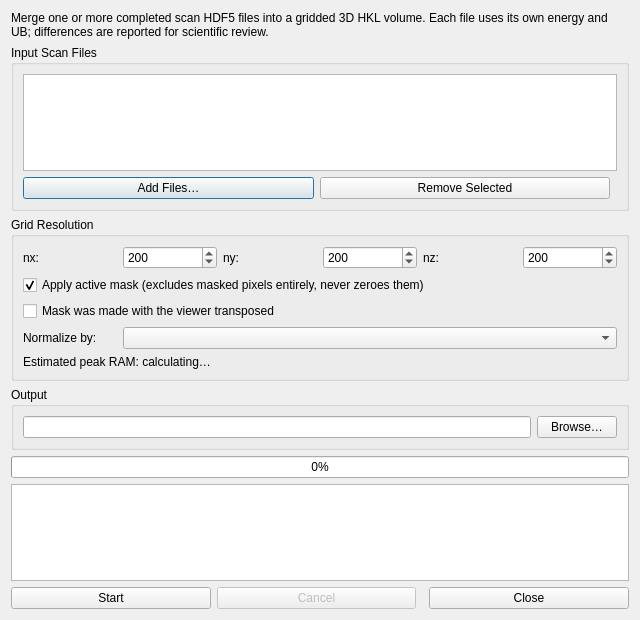
<?xml version="1.0" encoding="UTF-8"?>
<!--
Copyright © 2026, UChicago Argonne, LLC
All Rights Reserved
Software Name: DashPVA
By: Argonne National Laboratory

BSD OPEN SOURCE LICENSE

Redistribution and use in source and binary forms, with or without modification, are permitted provided that the following conditions are met:

1. Redistributions of source code must retain the above copyright notice, this list of conditions and the following disclaimer.
2. Redistributions in binary form must reproduce the above copyright notice, this list of conditions and the following disclaimer in the documentation and/or other materials provided with the distribution.
3. Neither the name of the copyright holder nor the names of its contributors may be used to endorse or promote products derived from this software without specific prior written permission.

******************************************************************************************************
DISCLAIMER

THIS SOFTWARE IS PROVIDED BY THE COPYRIGHT HOLDERS AND CONTRIBUTORS "AS IS" AND ANY EXPRESS OR IMPLIED WARRANTIES, INCLUDING, BUT NOT LIMITED TO, THE IMPLIED WARRANTIES OF MERCHANTABILITY AND FITNESS FOR A PARTICULAR PURPOSE ARE DISCLAIMED. IN NO EVENT SHALL THE COPYRIGHT HOLDER OR CONTRIBUTORS BE LIABLE FOR ANY DIRECT, INDIRECT, INCIDENTAL, SPECIAL, EXEMPLARY, OR CONSEQUENTIAL DAMAGES (INCLUDING, BUT NOT LIMITED TO, PROCUREMENT OF SUBSTITUTE GOODS OR SERVICES; LOSS OF USE, DATA, OR PROFITS; OR BUSINESS INTERRUPTION) HOWEVER CAUSED AND ON ANY THEORY OF LIABILITY, WHETHER IN CONTRACT, STRICT LIABILITY, OR TORT (INCLUDING NEGLIGENCE OR OTHERWISE) ARISING IN ANY WAY OUT OF THE USE OF THIS SOFTWARE, EVEN IF ADVISED OF THE POSSIBILITY OF SUCH DAMAGE.
******************************************************************************************************
-->

<ui version="4.0">
 <class>RSMGridBuilderDialog</class>
 <widget class="QDialog" name="RSMGridBuilderDialog">
  <property name="geometry">
   <rect>
    <x>0</x>
    <y>0</y>
    <width>640</width>
    <height>620</height>
   </rect>
  </property>
  <property name="windowTitle">
   <string>RSM Volume Builder</string>
  </property>
  <layout class="QVBoxLayout" name="verticalLayout">
   <item>
    <widget class="QLabel" name="lbl_desc">
     <property name="text">
      <string>Merge one or more completed scan HDF5 files into a gridded 3D HKL volume. Each file uses its own energy and UB; differences are reported for scientific review.</string>
     </property>
     <property name="wordWrap">
      <bool>true</bool>
     </property>
    </widget>
   </item>

   <item>
    <widget class="QGroupBox" name="grp_files">
     <property name="title">
      <string>Input Scan Files</string>
     </property>
     <layout class="QVBoxLayout" name="verticalLayout_files">
      <item>
       <widget class="QListWidget" name="lst_files">
        <property name="selectionMode">
         <enum>QAbstractItemView::ExtendedSelection</enum>
        </property>
       </widget>
      </item>
      <item>
       <layout class="QHBoxLayout" name="horizontalLayout_file_buttons">
        <item>
         <widget class="QPushButton" name="btn_add_files">
          <property name="text">
           <string>Add Files…</string>
          </property>
         </widget>
        </item>
        <item>
         <widget class="QPushButton" name="btn_remove_file">
          <property name="text">
           <string>Remove Selected</string>
          </property>
         </widget>
        </item>
        <item>
         <spacer name="horizontalSpacer_files">
          <property name="orientation">
           <enum>Qt::Horizontal</enum>
          </property>
         </spacer>
        </item>
       </layout>
      </item>
     </layout>
    </widget>
   </item>

   <item>
    <widget class="QGroupBox" name="grp_grid">
     <property name="title">
      <string>Grid Resolution</string>
     </property>
     <layout class="QGridLayout" name="gridLayout_grid">
      <item row="0" column="0">
       <widget class="QLabel" name="lbl_nx">
        <property name="text">
         <string>nx:</string>
        </property>
       </widget>
      </item>
      <item row="0" column="1">
       <widget class="QSpinBox" name="spn_nx">
        <property name="minimum">
         <number>2</number>
        </property>
        <property name="maximum">
         <number>2000</number>
        </property>
        <property name="value">
         <number>200</number>
        </property>
       </widget>
      </item>
      <item row="0" column="2">
       <widget class="QLabel" name="lbl_ny">
        <property name="text">
         <string>ny:</string>
        </property>
       </widget>
      </item>
      <item row="0" column="3">
       <widget class="QSpinBox" name="spn_ny">
        <property name="minimum">
         <number>2</number>
        </property>
        <property name="maximum">
         <number>2000</number>
        </property>
        <property name="value">
         <number>200</number>
        </property>
       </widget>
      </item>
      <item row="0" column="4">
       <widget class="QLabel" name="lbl_nz">
        <property name="text">
         <string>nz:</string>
        </property>
       </widget>
      </item>
      <item row="0" column="5">
       <widget class="QSpinBox" name="spn_nz">
        <property name="minimum">
         <number>2</number>
        </property>
        <property name="maximum">
         <number>2000</number>
        </property>
        <property name="value">
         <number>200</number>
        </property>
       </widget>
      </item>
      <item row="1" column="0" colspan="6">
       <widget class="QCheckBox" name="chk_use_mask">
        <property name="text">
         <string>Apply active mask (excludes masked pixels entirely, never zeroes them)</string>
        </property>
        <property name="checked">
         <bool>true</bool>
        </property>
       </widget>
      </item>
      <item row="2" column="0" colspan="6">
       <widget class="QCheckBox" name="chk_mask_transposed">
        <property name="text">
         <string>Mask was made with the viewer transposed</string>
        </property>
        <property name="toolTip">
         <string>The in-app mask is stored in the viewer's display orientation, which is not recorded in the file. Tick this if the viewer's transpose was on when the mask was created, otherwise the wrong pixels are masked.</string>
        </property>
        <property name="checked">
         <bool>false</bool>
        </property>
       </widget>
      </item>
      <item row="3" column="0">
       <widget class="QLabel" name="lbl_monitor">
        <property name="text">
         <string>Normalize by:</string>
        </property>
       </widget>
      </item>
      <item row="3" column="1" colspan="5">
       <widget class="QComboBox" name="cmb_monitor">
        <property name="toolTip">
         <string>Per-frame monitor (I0) signal from entry/data/metadata/ca/. Without it, scans taken at different exposure or attenuation will not match in intensity where they overlap.</string>
        </property>
       </widget>
      </item>
      <item row="4" column="0" colspan="6">
       <widget class="QLabel" name="lbl_memory_estimate">
        <property name="text">
         <string>Estimated peak RAM: calculating…</string>
        </property>
        <property name="wordWrap">
         <bool>true</bool>
        </property>
       </widget>
      </item>
     </layout>
    </widget>
   </item>

   <item>
    <widget class="QGroupBox" name="grp_output">
     <property name="title">
      <string>Output</string>
     </property>
     <layout class="QHBoxLayout" name="horizontalLayout_output">
      <item>
       <widget class="QLineEdit" name="txt_output_file"/>
      </item>
      <item>
       <widget class="QPushButton" name="btn_browse_output">
        <property name="text">
         <string>Browse…</string>
        </property>
       </widget>
      </item>
     </layout>
    </widget>
   </item>

   <item>
    <widget class="QProgressBar" name="progress_bar">
     <property name="value">
      <number>0</number>
     </property>
    </widget>
   </item>

   <item>
    <widget class="QTextEdit" name="txt_log">
     <property name="readOnly">
      <bool>true</bool>
     </property>
    </widget>
   </item>

   <item>
    <layout class="QHBoxLayout" name="horizontalLayout_actions">
     <item>
      <widget class="QPushButton" name="btn_start">
       <property name="text">
        <string>Start</string>
       </property>
      </widget>
     </item>
     <item>
      <widget class="QPushButton" name="btn_cancel">
       <property name="text">
        <string>Cancel</string>
       </property>
       <property name="enabled">
        <bool>false</bool>
       </property>
      </widget>
     </item>
     <item>
      <spacer name="horizontalSpacer_actions">
       <property name="orientation">
        <enum>Qt::Horizontal</enum>
       </property>
      </spacer>
     </item>
     <item>
      <widget class="QPushButton" name="btn_close">
       <property name="text">
        <string>Close</string>
       </property>
      </widget>
     </item>
    </layout>
   </item>
  </layout>
 </widget>
 <resources/>
 <connections/>
</ui>
